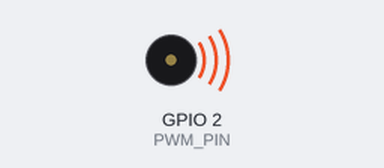
The program below on a simulated ESP32 board running MicroPython. Shown: buzzer (waves = sounding). At 10.7 s the program stops and its outputs stay as they are.

Above: at 0.16 s.
Timing chart, 0 to 3.1 s (numbered marks = the images above):
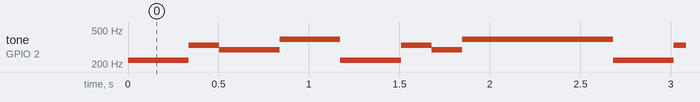

Measured:
- by itself, tone on GPIO 2 (PWM_PIN): plays 220 Hz for 0.33 s, 330 Hz for 0.17 s, 294 Hz for 0.34 s, 392 Hz for 0.33 s, 220 Hz for 0.34 s, 330 Hz for 0.17 s … (32 notes in this stretch)

The program:

sample_song.py
```python
'''
Licence
The music score used in this code comes from https://www.qupu123.com/puyou/jipu/p289352.html
Comply with the CC BY-NC-SA 3.0 license
'''
from machine import Pin,PWM
import time
import buzzer
import uasyncio as asyncio

PWM_PIN = 2

Weight_of_the_World=[
    (1/2,"L6"),(1/4,"3"),(1/4,"2"),(1/4,"2"),(1/2,"5"),
    (1/4,"L6"),(1/4,"L6"),(1/4,"3"),(1/4,"2"),(1/4,"5"),
    (1/1,"5"),

    (1/2,"L6"),(1/4,"3"),(1/4,"2"),(1/4,"2"),(1/2,"6"),
    (1/4,"2"),(1/4,"2"),(1/4,"3"),(1/4,"2"),(1/4,"6"),
    (1/1,"6"),

    (1/2,"L6"),(1/4,"3"),(1/4,"2"),(1/4,"2"),(1/2,"5"),
    (1/4,"L6"),(1/4,"L6"),(1/4,"3"),(1/4,"2"),(1/4,"5"),
    (1/1,"5"),

    (1/2,"L6"),(1/4,"3"),(1/4,"2"),(1/4,"2"),(1/2,"6"),
    (1/4,"2"),(1/4,"2"),(1/4,"3"),(1/4,"2"),(1/4,"6"),
    (1/1,"6"),
    ]

pin = Pin(PWM_PIN)
pwm = PWM(pin)
buzzer=buzzer.Buzzer(pwm)
buzzer.play(Weight_of_the_World,tempo=90,freq_multiple=1,output=0)

pwm.deinit()
```

buzzer.py
```python
'''
The method of editing musical notation in this program is based on numbered notation described.
For details, please refer to README.
https://github.com/Wind-stormger/micropython-uasycio-buzzer
'''
from machine import Pin,PWM
import time
import uasyncio as asyncio

# The dictionary contains 37 notes and their corresponding PWM frequencies.
Tone_Dict={"L1":131,"L1#":139,"L2":147,"L2#":156,"L3":165,"L4":175,"L4#":185,"L5":196,"L5#":208,"L6":220,"L6#":233,"L7":247,
            "1":262, "1#":277, "2":294, "2#":311, "3":330, "4":349, "4#":370, "5":392, "5#":415, "6":440, "6#":466, "7":494,
           "H1":523,"H1#":554,"H2":587,"H2#":622,"H3":659,"H4":698,"H4#":740,"H5":784,"H5#":831,"H6":880,"H6#":932,"H7":988,
            "0":0}

class Buzzer:
    # Initialize a PWM channel
    def __init__(self,pwm=None):
        self.pwm=pwm
        if self.pwm==None:
            self.pwm=PWM(Pin(0))
        self.pwm.duty(0)

    # Ordinary method
    def play(self,score,tempo=60,freq_multiple=1,output=0):
        One_Beat_Time=1000*60/tempo
        if output==1:
            print("Tempo:%sbpm,One_Beat_Time:%sms,Freq_multiple:%s" % (tempo,One_Beat_Time,freq_multiple))
        for (beat,tone1) in score:
            play_freq=round(Tone_Dict[tone1]*freq_multiple)
            play_time=round(beat * One_Beat_Time)
            if output==1:
                print("Beat:%s,Tone:%s,Freq:%s" % (beat,tone1,play_freq))
            if play_freq==0:
                self.pwm.duty(0)
            else:
                if not self.pwm.freq() == play_freq:
                    self.pwm.freq(play_freq)
                self.pwm.duty(512)
            time.sleep_ms(play_time)
            self.pwm.duty(0)
            time.sleep_ms(1)
        self.pwm.duty(0)

    # Async method
    async def async_play(self,score,tempo=60,freq_multiple=1,output=0,channel=0):
        One_Beat_Time=1000*60/tempo
        if output==1:
            print("Channel:%s,Tempo:%sbpm,One_Beat_Time:%sms,Freq_multiple:%s" % (channel,tempo,One_Beat_Time,freq_multiple))
        for (beat,tone1) in score:
            play_freq=round(Tone_Dict[tone1]*freq_multiple)
            play_time=round(beat * One_Beat_Time)
            if output==1:
                print("Channel:%s,Beat:%s,Tone:%s,Freq:%s" % (channel,beat,tone1,play_freq))
            for i in range(0,play_time+10,10):
                if play_freq==0:
                    self.pwm.duty(0)
                else:
                    if not self.pwm.freq() == play_freq:
                        self.pwm.freq(play_freq)
                    self.pwm.duty(512)
                await asyncio.sleep_ms(10)
            self.pwm.duty(0)
            await asyncio.sleep_ms(1)
        self.pwm.duty(0)
```
